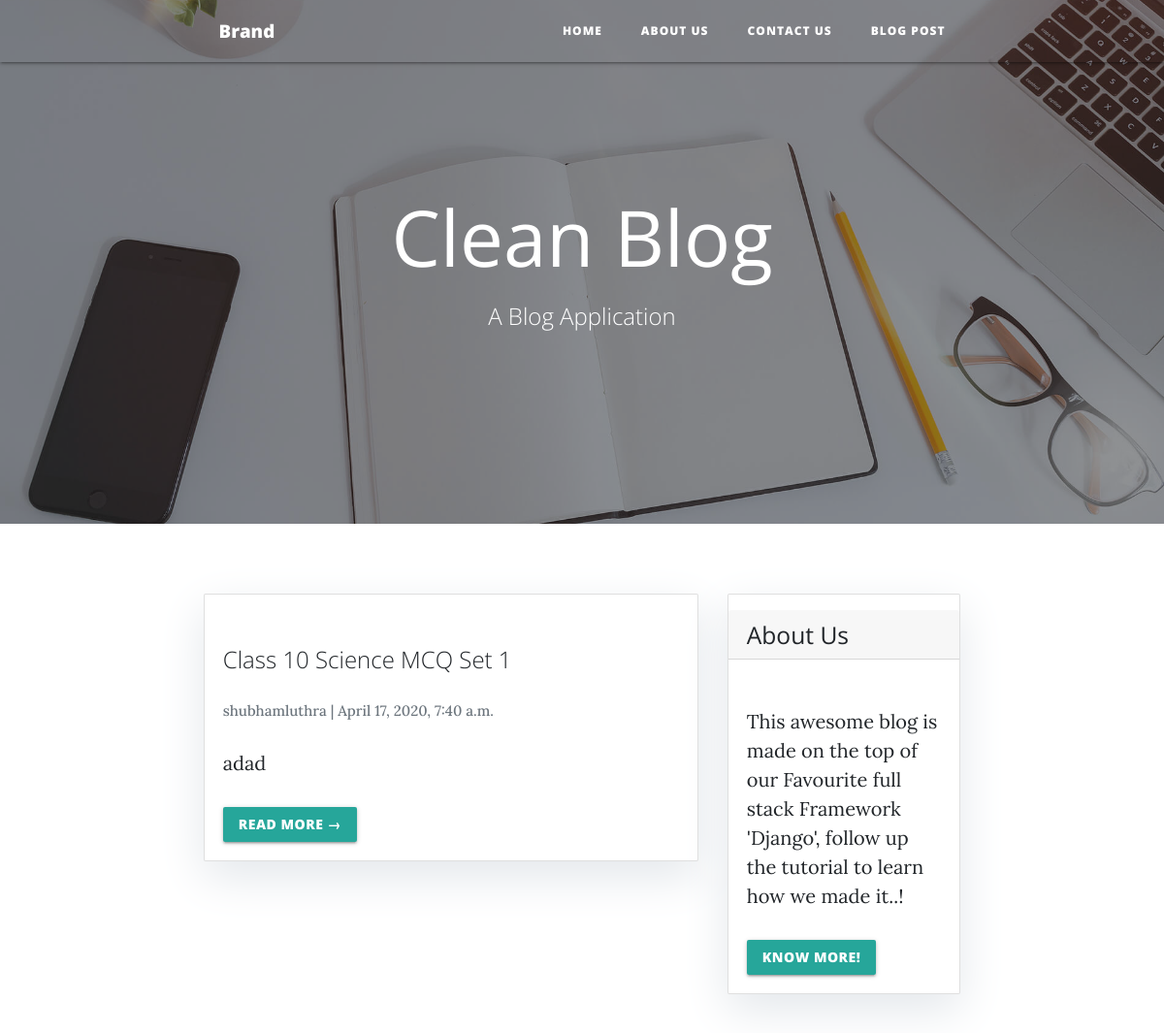
Before: / (upper part) with the older database file.
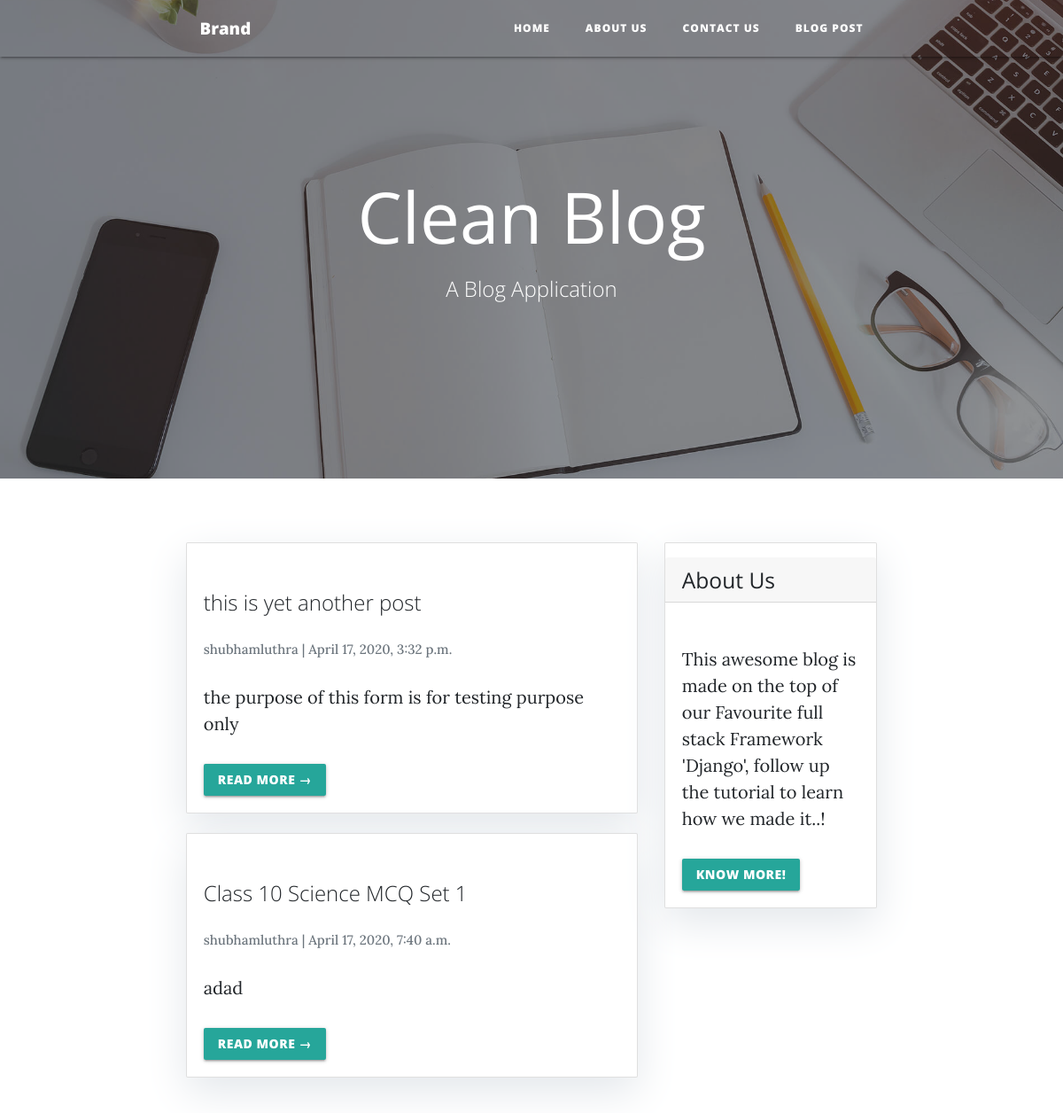
After: the same page with the newer database file.
### blog/models.py (models this page shows, shortened)
class Post(models.Model):
    title = models.CharField(max_length=200, unique = True)
    slug = models.SlugField(max_length=200, unique = True)
    author = models.ForeignKey(User, on_delete= models.CASCADE,related_name='blog_posts')
    updated_on = models.DateTimeField(auto_now= True)
    content = models.TextField()
    created_on = models.DateTimeField(auto_now_add=True)
    status = models.IntegerField(choices=STATUS, default=0)
    class Meta:
        ordering = ['-created_on']

### blog/views.py (the view)
# urls.py: path('', views.PostList.as_view(), name='home'),
class PostList(generic.ListView):
    queryset = Post.objects.filter(status=1).order_by('-created_on')
    template_name = 'index.html'
    paginate_by = 3

### Blog_Application/templates/index.html (shortened to what this page needs)
{% extends "base.html" %}
{% block content %}
{% load static %}
<header class="masthead" style="background-image:url('{% static 'img/home-bg.jpg' %}');">
    <div class="overlay"></div>
    <div class="container">
        <div class="row">
            <div class="col-md-10 col-lg-8 mx-auto">
                <div class="site-heading">
                    <h1>Clean Blog</h1><span class="subheading">A Blog Application</span></div>
            </div>
        </div>
    </div>
</header>
<div class="container">
    <div class="row">
        <div class="col-md-8 mt-3 left">
            {% for post in post_list %}
            <div class="card mb-4">
                <div class="card-body">
                    <h2 class="card-title">{{ post.title }}</h2>
                    <p class="card-text text-muted h6">{{ post.author }} | {{ post.created_on}} </p>
                    <p class="card-text">{{post.content|slice:":200" }}</p>
                    <a href="{% url 'post_detail' post.slug  %}" class="btn btn-primary">Read More &rarr;</a>
                </div>
            </div>
            {% endfor %}
        </div>
        {% block sidebar %} {% include 'sidebar.html' %} {% endblock sidebar %}
    </div>
</div>
{%endblock%}

Changed rows visible on the page:
added Post: title "this is yet another post", author "shubhamluthra", created_on "April 17, 2020, 3:32 p.m.", content "the purpose of this form is for testing purpose only"
